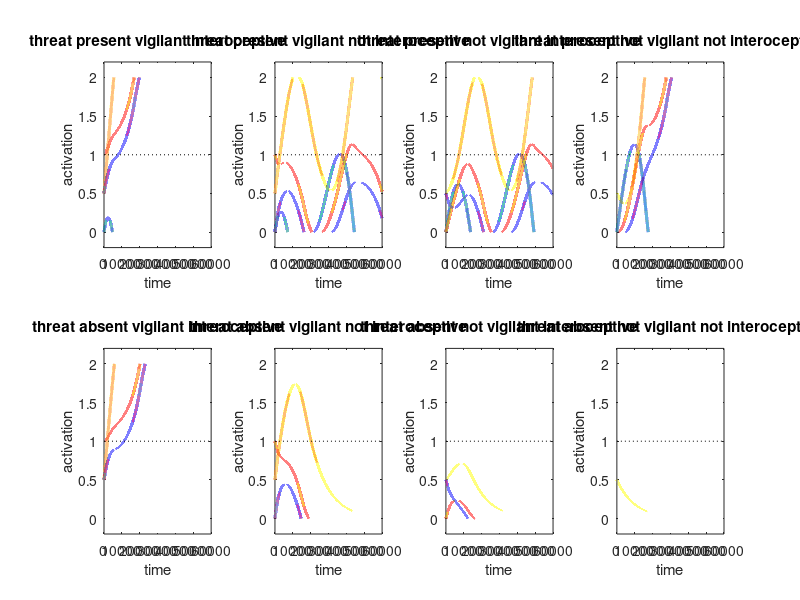

Here is the MATLAB script that generated this plot:
function tstats=bada_nn_1999_2(psychstates,graphics)
% conceptual model to show why / how we shut down
% conceptual mechanisms
%   we don't like internal or external pain
%   so we are vigilant for external pain until the internal pain of it becomes too much
%      and we shut down internal pain / experience

if nargin<1, psychstates={'wellregulated'}; end
if nargin<2, graphics=1; end

if ~iscell(psychstates)
  psychstates={psychstates};
end

%comment

tstats.psychstates=psychstates;
%%%%%%%%%%%%%%%%%%%%%%%%%%%%%%%%%%%%%%%%%%%%%%%%%%%%%%%%
%% initialize the network for healthy and ruminative and BADA people
nodenames={'threat','vigilance','avoidance','interoceptive'};
tstats.nodenames=nodenames;
% over the diagonal is feed forward
% under the diagonal is feed backward
%healthywmat=[ 1        .5        0        0   ;   % external threat
%              0         1       .5        0   ;   % Salience/vigilance/rum
%	          -1       -.5        1        0   ;   % avoidance/control
%              0        .5        0.3      1  ];   % interoception

momentum=.001;
timelimit=60000;
stimtime=60000;
noisemag=0;
%decvec=[0 -.0002 -.0002 0]; % natural decay in absence of stimuli
decvec=[0 0 0 0];
%noisemag=0.0001; % tiny noise completely changes the network - adds threat
                  % where there is none

%%%%%%%%%%%%%%%%%%%%%%%%%%%%%%%%%%%%%%%%%%%%%%%%%%%%%%%%%%%%%%%%
%% states we will model

% where we start - there should be eight combinations of possible scenarios
% because we have three different variables: so 2^3 = 8

startstate=[0  1  0.5  0.5 ; % threat present vigilant int
 	        0  1  0.5  0   ; % threat present vigilant not int
	        0  0  0.5  0.5 ; % threat present not vigilant int
	        0  0  0.5    0 ; % threat present not vigilant not int
            0  1  0.5  0.5 ; % threat absent vigilant int
	        0  1  0.5    0 ; % threat absent vigilant not int
            0  0  0.5  0.5 ; % threat absent not vigilant int
            0  0  0.5    0 ]; % threat absent not vigilant not int

instates=[.1 0 0 0 ; % threat present vigilant int
	      .1 0 0 0 ; % threat present vigilant not int
	      .1 0 0 0 ; % threat present not vigilant int
	      .1 0 0 0 ; % threat present vigilant
           0 0 0 0 ; % threat present not vigilant not int
	       0 0 0 0 ; % threat absent vigilant int
           0 0 0 0 ; % threat absent not vigilant int
           0 0 0 0 ]; % threat absent not vigilant not int


% where we start
% startstate=[0  0  0.5  0.5 ; % threat absent not vigilant w int
%  	        0  0  0.5  0.5 ; % threat present not vigilant w int
% 	        0  1  0.5  0.5 ; % threat absent vigilant w int
% 	        0  1  0.5    0 ; % threat present vigilant w/o int
%             0  0  0.5    0 ; % threat absent vigilant w/o int
% 	        0  0  0.5    0 ]; % threat present vigilant w/o int

% what comes in
% instates= [0 0 0 0 ; % threat absent not vigilant
% 	      .1 0 0 0 ; % threat present not vigilant
% 	       0 0 0 0 ; % threat absent vigilant
% 	      .1 0 0 0 ; % threat present vigilant
%            0 0 0 0 ; % threat absent vigilant
% 	      .1 0 0 0 ]; % threat present vigilant


instatenames={'threat present vigilant interoceptive','threat present vigilant not interoceptive','threat present not vigilant interoceptive','threat present not vigilant not interoceptive', 'threat absent vigilant interoceptive', 'threat absent vigilant not interoceptive','threat absent not vigilant interoceptive', 'threat absent not vigilant not interoceptive'};
%%%%%%%%%%%%%%%%%%%%%%%%%%%%%%%%%%%%%%%%%%%%%%%%%%%%%%%
wthreatthreat=[1 1];
wthreatvigilance=[1 2];
wthreatavoid=[1 3];
wvigilancethreat=[2 1];
wvigilancevigilance=[2 2];
wvigilanceavoid=[2 3];
wavoidthreat=[3 1];
wavoidvigilance=[3 2];
wavoidavoid=[3 3];
        % TO THESE NETWORKS
wmat=[  .9        .15        0       0   ;   % external threat
   	     0         .9      .25      .25   ;   % vigilance/salience       % FROM THESE NETWORKS
	  -.25       -.04       .9    -.1   ;   % avoidance/control
         0        .25       .15     .9  ];   % interoception

for statenum=1:length(psychstates)
  statetouse=psychstates{statenum};
  switch statetouse
   case 'reactive'
    % clearly that is fairly extreme
    % suppose we want sustained low level vigilance, just enough control
    wmat(1,2)=.6; % increase threat-vigilance
   case 'depressed' % low prefrontal inhibition
    wmat(2,3)=.05; % decrease vigilance->avoidance
   case 'ruminative'
    wmat(2,2)=1; % increase autoconnectivity of vigilance
   case 'avoidant'
    wmat(2,3)=.4;
   case 'noisy' % same as reactive but with noise
    noisemag=.00005;
   case 'lowperceive'
    wmat(1,2)=.015;
   case 'lowvigilant'
    wmat(2,2)=.5;
   case 'overcontrol'
    wmat(2,3)=.4;
   case 'wellregulated'
   case 'useglobals'
    global gwmat gstartstate ginstates;
    wmat=gwmat; startstate=gstartstate; instates=ginstates;
  end
end

tstats.wmat=wmat;



%%%%%%%%%%%%%%%%%%%%%%%%%%%%%%%%%%%%%%%%%%%%%%%%%%%%%%%%%%
%% Show the network's behavior


% healthy matrix
if graphics, figure(1); clf; end
for instate=1:size(instates,1)
  percept=squeeze(3.*momentum.*instates(instate,:));
  noisevec=noisemag.*(randn(1,length(percept))-.5);
  invec(1,:)=startstate(instate,:);
  for time=2:timelimit
    if time<stimtime
      invec(time,:)=slimit(decvec+noisevec+percept+(1-momentum).*invec(time-1,:)+(momentum.*((wmat'*invec(time-1,:)'))'));
    else
      invec(time,:)=slimit(decvec+noisevec+(1-momentum).*invec(time-1,:)+(momentum.*((wmat'*invec(time-1,:)'))'));
    end
  end
  if graphics
    subplot(2,4,instate);
    plotinvec(invec,timelimit);
    title(instatenames{instate});
    allinvecs(instate,:,:)=invec;
  end
  % rows of proptime are the different possible states('no threat vigilant
  % interoceptive', etc.). Columns are each network (executive, interoceptive, etc) 
  for nodenum=1:size(invec,2)
    tstats.proptime0(instate,nodenum)=length(find(invec(:,nodenum)==0))./size(invec,1); %proportion of time in 0
    tstats.proptime1(instate,nodenum)=length(find(invec(:,nodenum)>1))./size(invec,1); % proportion of time in 1
    tstats.proptime2(instate,nodenum)=length(find(invec(:,nodenum)==2))./size(invec,1); % proportion of time at 2
    tstats.AUC(instate,nodenum)=sum(invec(:,nodenum))./size(invec,1);
  end
  
end
%legend(nodenames);
tstats.invec=invec;
%%%%%%%%%%%%%%%%%%%%%%%%%%%%%%%%%%%%%%
% implementing hard limit in which there is a high upper threshold on activation in the model
% and a low limit on negative activation (inhibition). This is neurally feasible as it represents 
% neural systems in which there is a low basal firing rate which can decrease somewhat but once a 
% neuron stops firing there is nowhere lower for it to go

function[logval]=slimit(x,thresh,negthresh) 
if nargin<2, thresh=2; end
if nargin<3, negthresh=0; end % was -.75
logval=min(max(x,negthresh),thresh);


%%%%%%%%%%%%%%%%%%%%%%%%%%%%%%%%%%%%%%%
% function that plots out the network
function plotinvec(net,timelimit)
if nargin<2, timelimit=size(net,2); end
h=plot(net);
set(h,'LineWidth',2.14);
xlabel('time');
ylabel('activation');
hold on
plot([0 timelimit],[1 1],'k:');
axis([0 timelimit -.2 2.2]);
